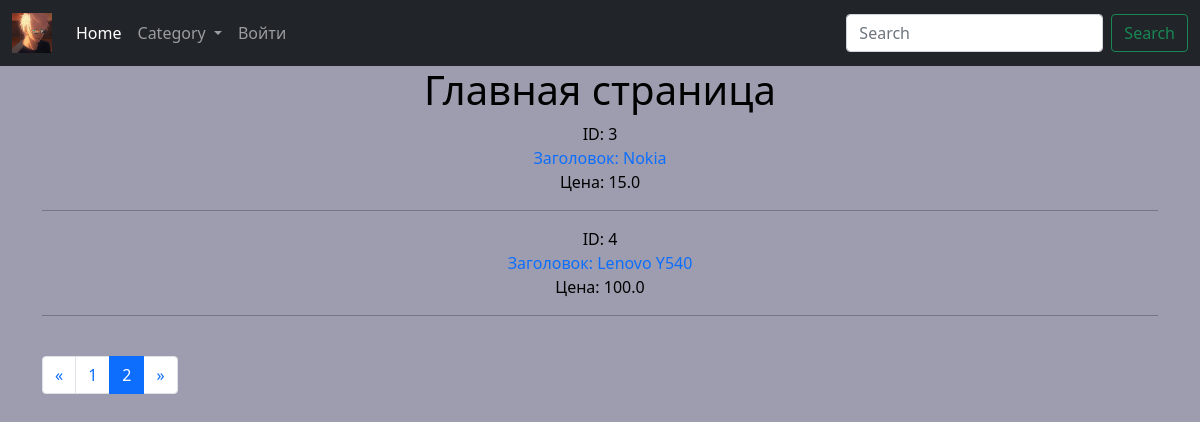
Screenshot of /?page=2 with the database file from the repository.
### products/models.py (models this page shows, shortened)
class Products(models.Model):
    title = models.CharField(max_length=100, verbose_name="Заголовок")
    description = models.TextField(null=True, blank=True, verbose_name="Описание")
    price = models.FloatField(verbose_name="Цена")
    category = models.ForeignKey(Category, on_delete=models.CASCADE, verbose_name="Категория")
    tags = models.ManyToManyField(Tag, blank=True, verbose_name="Теги")
    class Meta:
        verbose_name = "Продукт"
        verbose_name_plural = "Продукты"

### products/views.py (the view)
# urls.py: path('', views.main_page_view),
def main_page_view(request):
    page = int(request.GET.get('page', '1'))
    print('Страница', page)
    print(f'Объекты: [{(page - 1) * PAGE_SIZE}:{page * PAGE_SIZE}]')
    products = Products.objects.all()
    categories = Category.objects.all()
    total = products.count()
    page_count = total // PAGE_SIZE
    if total % PAGE_SIZE > 0:
        page_count += 1
    next_page = page + 1
    prev_page = page - 1
    for i in products:
        print('id:', i.id)
        print('title:', i.title)
        print('price:', i.price)
        print()
    data = {
        'title': 'Главная страница',
        'page': page,
        'next_page': next_page,
        'prev_page': prev_page,
        'last_page': page_count,
        'page_count': range(1, page_count + 1),
        'product_list': products[(page - 1) * PAGE_SIZE:page * PAGE_SIZE],
        'category_list': categories
    }
    return render(request, 'index.html', context=data)

### templates/index.html
{% extends 'layout.html' %}
{% block content %}
    <h1>{{ title }}</h1>
    {% for product in product_list %}
        <span>ID: {{ product.id }}</span><br/>
        <a href="/products/{{ product.id }}">Заголовок: {{ product.title }}</a><br/>
        <span>Цена: {{ product.price }}</span>
        <hr/>
    {% endfor %}
    <br>
    <nav aria-label="Page navigation example">
        <ul class="pagination">
            <li class="page-item">
                <a class="page-link" href="/?page={% if prev_page < 1 %}{{ last_page }}{% else %}{{ prev_page }} {% endif %}"
                   aria-label="Previous"><span aria-hidden="true">&laquo;</span>
                </a>
            </li>
            {% for i in page_count %}
                <li class="page-item {% if i == page %} active {% endif %}"><a class="page-link"
                                                                               href="/?page={{ i }}">{{ i }}</a></li>
            {% endfor %}
            <li class="page-item">
                <a class="page-link" href="/?page={% if next_page > last_page %} 1 {% else %}{{ next_page }}{% endif %}"
                   aria-label="Next"><span aria-hidden="true">&raquo;</span>
                </a>
            </li>
        </ul>
    </nav>
{% endblock %}

### static/css/style1.css (style rules this page uses)
body { background-color: #9d9daf; color: black; text-align: center; }
a { text-decoration: none; }

### rows the page displays
Products: id "3", title "Nokia", price "15.0"
Products: id "4", title "Lenovo Y540", price "100.0"

### other values shown
{{ title }} "Главная страница"
{{ i }} "1" "2"
